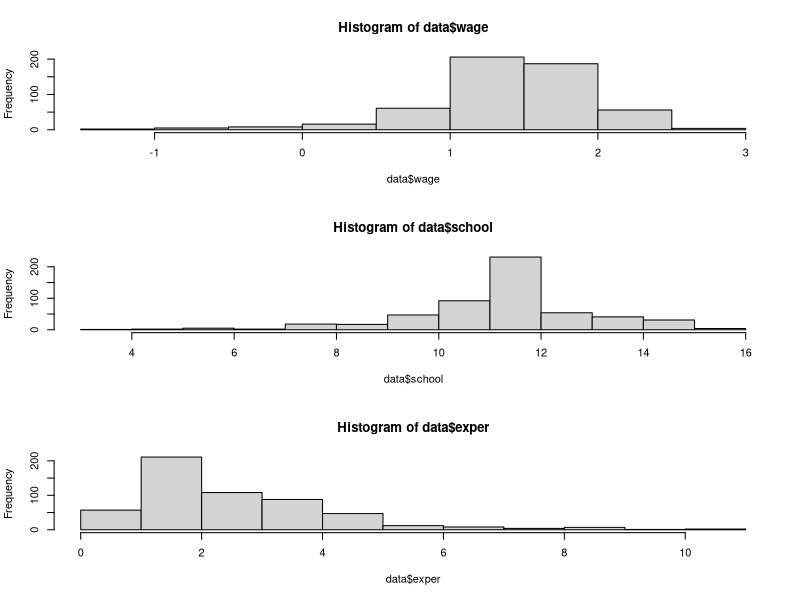

The R source for this figure:
### Sample_12_1.r
### データを眺める

data <- read.csv("data_Males.csv") # データ読み込み
head(data) # データの冒頭部分
summary(data) # データの基本統計量

par(mfrow = c(3, 1)) # 複数グラフの配置を指定
hist(data$wage)
hist(data$school)
hist(data$exper)
